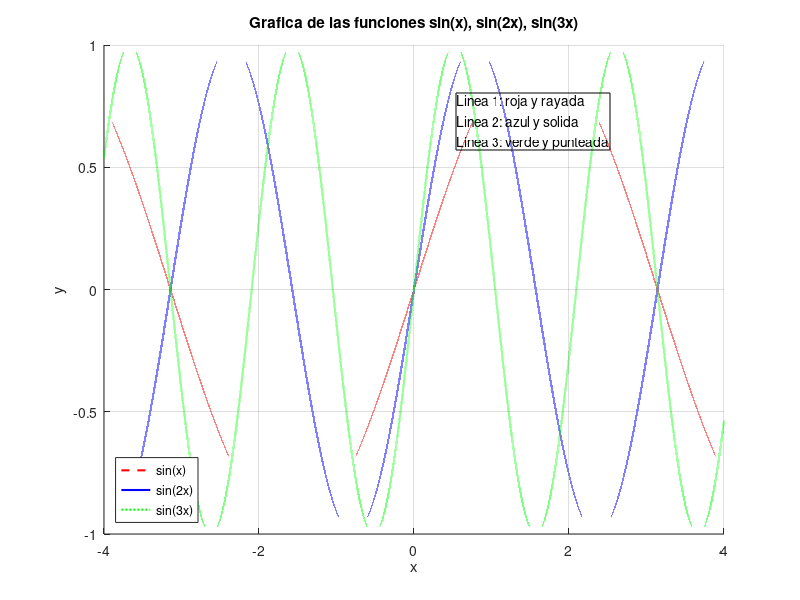

MATLAB code to generate this figure:

% Programa que genera una grafica las siguientes funciones:
%
% -> f(x) = sin(x)
% -> f(x) = sin(2x)
% -> f(x) = sin(3x)
% 
% Todas dentro de una misma grafica, con el siguiente formato:
%
% -> La linea 1 es roja y rayada.
% -> La linea 2 es azul y solida.
% -> La linea 3 es verde y punteada.

x = (-4): 0.00001: (4);

y1 = sin(x);
y2 = sin(2.*x);
y3 = sin(3.*x);

hold on

plot(x, y1, 'r--', 'LineWidth', 1.5)
plot(x, y2, 'b-', 'LineWidth', 1.5)
plot(x, y3, 'g:', 'LineWidth', 1.5)

hold off

xlabel('x')
ylabel('y')

grid on

xlim([-4, 4])
ylim([-1, 1])

title('Grafica de las funciones sin(x), sin(2x), sin(3x)')

legend({'sin(x)', 'sin(2x)', 'sin(3x)'}, 'Location', 'southwest')

dim = [.57 .75 .25 .15];
str = {'Linea 1: roja y rayada', 'Linea 2: azul y solida', 'Linea 3: verde y punteada'};
annotation('textbox', dim, 'String', str, 'FitBoxToText', 'on');
